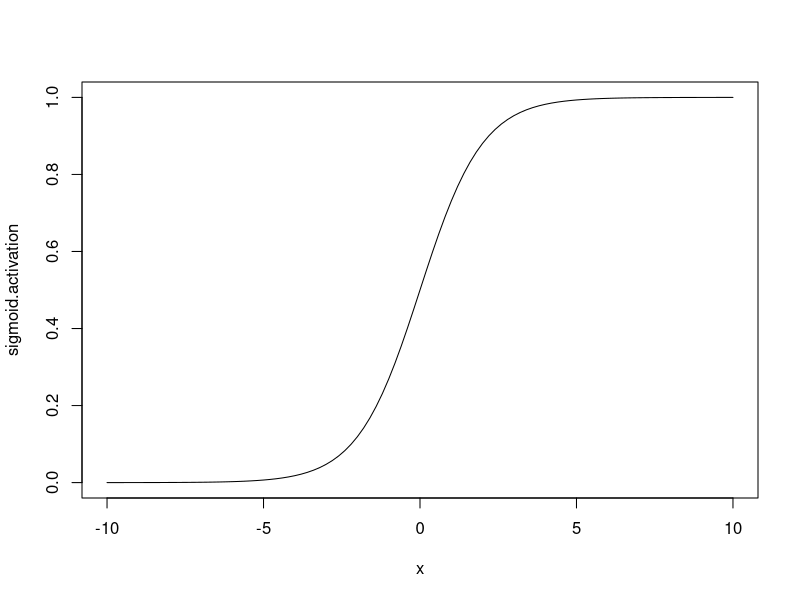

This figure's R source: (Note: this script raises an error after producing the figure.)
# source('load-mnist-data.R') # run this once, and then comment out to save processing time.

digit.0 <- matrix(
  c(0,1,1,1,1,1,0,
    0,1,0,0,0,1,0,
    0,1,0,0,0,1,0,
    0,1,0,0,0,1,0,
    0,1,0,0,0,1,0,
    0,1,0,0,0,1,0,
    0,1,1,1,1,1,0), 
  nrow=7,
  byrow=T
)

digit.1 <- rep(1,784)
digit.1

n.inputs <- 784 # The input images are 28x28, for a total of 784 pixels
n.hidden <- 30 # Number of hidden layer nodes. You can adjust this parameter once you get the network working.
n.output <- 10 # Number of output nodes. Needs to be 10. This is coarse coding the category--each node corresponds to a digit (0-9).
learning.rate <- 0.2 # Learning rate parameter for backprop. You can adjust this.

# The full data set has 60,000 training examples and 10,000 test examples. Running the network on all of these
# can take several minutes at a minimum. To speed up development and testing, we'll randomly sample a subset
# of the training and testing examples for each epoch. We'll draw the sample from the full set of examples for 
# each epoch to avoid overfitting the network to a particular set of training examples.

epoch.train.size <- 100 # randomly sample this many training examples (max = 60,000)
epoch.test.size <- 50 # randomly sample this many test examples (max=10,000)

# This is the sigmoid activation function.
sigmoid.activation <- function(x){
  return(1 / (1+exp(-x)))
}

# Add some code to visualize the sigmoid activation function from x=-10 to x=10.
plot(sigmoid.activation, -10, 10)


# Initializing the matrices to hold the connection weights.
# We'll create one matrix for the weights from the input to hidden layer, and another for the weights from the 
# hidden to output layer. (You could write more effecient code by merging these into the same variable, but
# this approach makes it a little bit easier to understand what is happening in the code).
# The weights are initialized to random numbers drawn from a normal distribution with mean=0 & sd=0.1.
input.to.hidden.weights  <- matrix(rnorm(n.inputs*n.hidden,mean=0,sd=0.1), nrow=n.inputs, ncol=n.hidden)
hidden.to.output.weights <- matrix(rnorm(n.hidden*n.output,mean=0,sd=0.1), nrow=n.hidden, ncol=n.output)

# Write the forward pass function for the network.
# The input parameter will be a vector that is n.inputs long.
# You should first calculate the activation of the hidden layer, and then calculate the activation
# of the output layer. We're going to need both sets of activations in the backprop method, so I've
# written the return() statement to return both hidden.layer and output.layer activations. Your
# job is to create the hidden.layer and output.layer variables in the appropriate way.
# Don't forget to use the sigmoid.activation function created above.
forward.pass <- function(input, input.to.hidden.weights, hidden.to.output.weights){
  hidden.layer.activation <- sigmoid.activation(input) %*% input.to.hidden.weights
  output.layer.activation <- hidden.layer.activation %*% hidden.to.output.weights
  return(list(hidden=hidden.layer.activation, output=output.layer.activation))
}
forward.pass(digit.1, input.to.hidden.weights, hidden.to.output.weights)

# Now we can write the backward pass, or the backprop function.
# The input will be a vector that is n.inputs long
# The output will be a vector that is n.output long
# Backprop is very similar to the delta rule, with a few modifications. In fact, the delta rule is 
# a special case of backprop. As a reminder, this is the Delta rule:
# change.in.weight.from.i.to.j = learning.rate * error.in.j * activation.of.i
# One piece of the delta rule that is commonly left out, and we did this in our example in class, is the 
# derivative of the activation function of node j. We left this out because we used the activation
# function output = x, so the derivative is 1 (The derivative describes the rate of change of output as 
# x changes. When output = x, a change of 1 in x will cause a corresponding change of 1 in output).
# However, now we are using the sigmoid activation function, so we need to include this derivative term again.
# The full delta rule is therefore:
# change.in.weight.from.i.to.j = learning.rate * error.in.j * derivative.of.activation.funtion.for.j.at.current.activation.level
# * activation.of.i
# This equation will describe all of the weight updates that we do in backprop. The only missing piece is how to get the error
# terms for the hidden layer units. We know the error for the output, but need to back-propogate this error to the hidden layer.
# I'll describe how this works below.

backprop <- function(input, target, input.to.hidden.weights, hidden.to.output.weights)
{
  
  # Step 1. Because we are going to modify the weights in stages, we need to create
  # copies of the weights so that we don't overwrite the original weights before we are
  # done with them. Really, all we need are matrices of the right size to hold the delta
  # (change in) weights, but we can get a matrix of the right size by copying the weight
  # matrices. We'll overwrite all the values before we are done.
  delta.hidden.to.output.weights <- hidden.to.output.weights
  delta.input.to.hidden.weights <- input.to.hidden.weights
  
  # Step 2. Calculate the forward pass on the network. This gets us the activity of the
  # hidden and output layers for a particular set of inputs.
  activations <- forward.pass(input, input.to.hidden.weights, hidden.to.output.weights)
  output.activation <- activations$output
  hidden.activation <- activations$hidden
  
  # Step 3. Find the error on the output units. We can find the error just like we did 
  # with the delta rule. Just subtract the actual output from the desired output.
  output.desired.activation <- target
  output.error <-  output.desired.activation - output.activation # replace NA with correct code.
  
  # Step 4. We need to multiply the error for a node (an element in the output.error vector)
  # by the derivative of the activation function for the node. The activation function is the
  # sigmoid function: z = 1 / (1 + exp(-x)). The derivative of this function is z * (1 - z).
  # Calculate a "weighted" error in two steps:
  # 1) Find the derivative (slope) for each output node at the level of activation of that node.
  # 2) Multiple this by the node's error to get the weighted error.
  output.slope <- sigmoid.activation(input) * (1 - sigmoid.activation(input))
  output.weighted.error <- output.slope * output.error
  
  # Step 5. Find the change in the hidden to output weights by applying the delta rule, using the
  # weighted error instead of the error.
  for(o in 1:n.output)
  {
    delta.hidden.to.output.weights[,o] <- learning.rate * output.weighted.error * hidden.activation
  }
  
  # Step 6. Now we need to "backpropogate" the error from the output nodes to the hidden nodes,
  # so that we can apply the delta rule to the hidden nodes. How much error should we assign to
  # each hidden node? It turns out that the right way to do this is to multiply the error by the
  # connection weight for each node. Each weight will have some error associated with it, and then
  # we sum up all the errors for each hidden node. This makes some intuitive sense. If a hidden node
  # is strongly connected to an output node, then it contributed a lot to the error of that node. If
  # a hidden node has almost no connection (weight near 0), then it contributed very little to the
  # error of the node.
  hidden.error <- delta.hidden.to.output.weights*output.error
  
  # Step 7. Just like the output layer, we need to calculate the weighted error for the hidden nodes.
  hidden.slope <- sigmoid.activation(input) * (1 - sigmoid.activation(input))
  hidden.weighted.error <- hidden.slope * hidden.error
  
  # Step 8. Apply the delta rule using the weighted errors.
  for(h in 1:n.hidden)
  {
    delta.input.to.hidden.weights[,h] <- learning.rate * hidden.weighted.error * input.activation
  }
  
  # Step 9. Change the actual weights by the delta amount.
  return(list(
    hidden.to.output.weights=hidden.to.output.weights + delta.hidden.to.output.weights,
    input.to.hidden.weights=input.to.hidden.weights + delta.input.to.hidden.weights
  ))
  
}

# This function takes an input vector and calculates the error of the output
# We can use this to track the progress of the network over time.
test.pattern <- function(input, target, input.to.hidden.weights, hidden.to.output.weights)
{
  activation <- forward.pass(input, input.to.hidden.weights, hidden.to.output.weights)
  rmse <- sqrt(mean((target-activation$output)^2))
  return(rmse)
}

# Write a function that returns TRUE if the node with the largest activation on the output layer
# is the same as the single node in the target vector that is equal to 1. Otherwise, it returns
# FALSE. This function represents the best guess of the network. We will use it to interpret the
# output of the network as an identification of the digit.
classification.correct <- function(input, target, input.to.hidden.weights, hidden.to.output.weights)
{
  activation <- forward.pass(input, input.to.hidden.weights, hidden.to.output.weights)
  if(which.is.max(activation) == which(target == 1))
  {
    return(TRUE)
  }
  else
  {
    return(FALSE)
  }
}

# This function runs a single epoch, based on the epoch.train.size and epoch.test.size parameters
# at the top of this file.
epoch <- function(input.to.hidden.weights, hidden.to.output.weights){
  for(t in sample(60000, epoch.train.size)){
    weights <- backprop(trainData[t,], trainLabels[t,], input.to.hidden.weights, hidden.to.output.weights)
    input.to.hidden.weights <- weights$input.to.hidden.weights
    hidden.to.output.weights <- weights$hidden.to.output.weights
  }
  error <- 0
  classification.acc <- 0
  for(t in sample(10000, epoch.test.size)){
    error <- error + test.pattern(testData[t,], testLabels[t,], input.to.hidden.weights, hidden.to.output.weights)
    classification.acc <- classification.acc + classification.correct(testData[t,], testLabels[t,], input.to.hidden.weights, hidden.to.output.weights)
  }
  classification.acc <- classification.acc / epoch.test.size
  return(list(error=error, classification.accuracy=classification.acc, input.to.hidden.weights=input.to.hidden.weights, hidden.to.output.weights=hidden.to.output.weights))
}

# Run a batch of epochs
batch <- function(epochs, input.to.hidden.weights, hidden.to.output.weights){
  errors <- numeric(epochs)
  classifications <- numeric(epochs)
  pb <- txtProgressBar(min=0, max=epochs, style=3) 
  for(i in 1:epochs){
    result <- epoch(input.to.hidden.weights, hidden.to.output.weights)
    errors[i] <- result$error
    classifications[i] <- result$classification.accuracy
    input.to.hidden.weights <- result$input.to.hidden.weights
    hidden.to.output.weights <- result$hidden.to.output.weights
    setTxtProgressBar(pb, i)
  }
  return(data.frame(epoch=1:epochs, error=errors, accuracy=classifications))
}

# Uncomment these lines when you are ready to test the code.
result <- batch(300, input.to.hidden.weights, hidden.to.output.weights)  # 300 epochs should be enough to reach >80% accuracy.
plot(result$accuracy) # plot the accuracy of the network over training (should increase).
plot(result$error) # plot the error at the output layer over time (should decrease).
